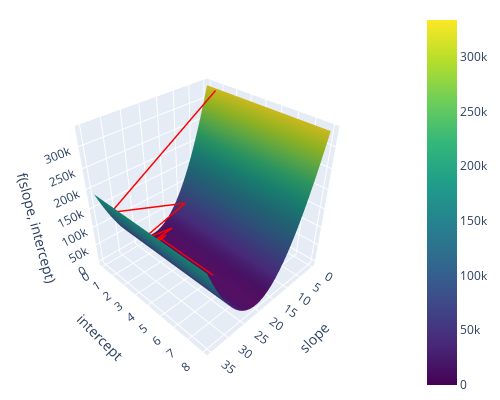

Notebook code for this chart:
### Markdown cell above
[You do not need to understand the following code]

### Code cell
vx_data = np.linspace(0, 35, 50)   # slope space
vy_data = np.linspace(0, 8, 50)   # intercept space
vx_mesh, vy_mesh = np.meshgrid(vx_data, vy_data, indexing="xy")
z_data = np.sum([(vx_mesh*x + vy_mesh - y)**2 for x, y in inputs], axis=0)/(len(inputs))
# print(np.shape(z_data))


fig = go.Figure(data=[go.Surface(z=z_data, x=vx_data, y=vy_data,
                                 colorscale="Viridis")])

offset = 1000 
start = 0
# print(np.shape(theta_history[start:, 0]))
z_gradient_descent_history = np.mean(
  [(theta_history[start:, 0]*x + theta_history[start:, 1] - y)**2 for x, y in inputs], 
  axis=0)
# print(np.shape(z_gradient_descent_history))
fig.add_trace(go.Scatter3d(x=theta_history[start:, 0], y=theta_history[start:, 1], 
                           z=z_gradient_descent_history + offset,
                           mode="lines",
                           line={"color": "red", "width": 3}))
r = 1.6
camera = {"eye": {"x": r, "y": r, "z": r}}
fig.update_layout(autosize=False, width=500, height=400,
                  scene={"xaxis_title": "slope",
                         "yaxis_title": "intercept",
                         "zaxis_title": "f(slope, intercept)"},
                  margin={"l":5, "r":10, "b":5, "t":10},
                  scene_camera=camera)

fig.show()

### Figure 1 — Plotly figure (JSON) as saved in the notebook; plotly's stock layout.template omitted (floating-point values rounded to 4 significant figures; data arrays with more than 128 entries replaced by an {"elided": "..."} marker saying what was removed)
{"data": [{"colorscale": [[0, "#440154"], [0.1111, "#482878"], [0.2222, "#3e4989"], [0.3333, "#31688e"], [0.4444, "#26828e"], [0.5556, "#1f9e89"], [0.6667, "#35b779"], [0.7778, "#6ece58"], [0.8889, "#b5de2b"], [1, "#fde725"]], "type": "surface", "x": [0, 0.7143, 1.429, 2.143, 2.857, 3.571, 4.286, 5, 5.714, 6.429, 7.143, 7.857, 8.571, 9.286, 10, 10.71, 11.43, 12.14, 12.86, 13.57, 14.29, 15, 15.71, 16.43, 17.14, 17.86, 18.57, 19.29, 20, 20.71, 21.43, 22.14, 22.86, 23.57, 24.29, 25, 25.71, 26.43, 27.14, 27.86, 28.57, 29.29, 30, 30.71, 31.43, 32.14, 32.86, 33.57, 34.29, 35], "y": [0, 0.1633, 0.3265, 0.4898, 0.6531, 0.8163, 0.9796, 1.143, 1.306, 1.469, 1.633, 1.796, 1.959, 2.122, 2.286, 2.449, 2.612, 2.776, 2.939, 3.102, 3.265, 3.429, 3.592, 3.755, 3.918, 4.082, 4.245, 4.408, 4.571, 4.735, 4.898, 5.061, 5.224, 5.388, 5.551, 5.714, 5.878, 6.041, 6.204, 6.367, 6.531, 6.694, 6.857, 7.02, 7.184, 7.347, 7.51, 7.673, 7.837, 8], "z": {"elided": "50x50 float values"}}, {"line": {"color": "red", "width": 3}, "mode": "lines", "type": "scatter3d", "x": {"elided": "5001 float values"}, "y": {"elided": "5001 float values"}, "z": {"elided": "5001 float values"}}], "layout": {"autosize": false, "height": 400, "margin": {"b": 5, "l": 5, "r": 10, "t": 10}, "scene": {"camera": {"eye": {"x": 1.6, "y": 1.6, "z": 1.6}}, "xaxis": {"title": {"text": "slope"}}, "yaxis": {"title": {"text": "intercept"}}, "zaxis": {"title": {"text": "f(slope, intercept)"}}}, "width": 500}}
